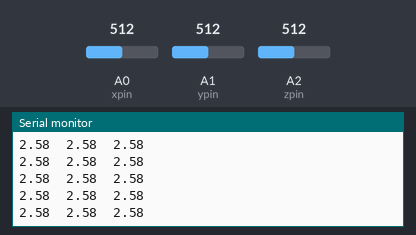
The sketch below on a simulated Arduino Uno, built with avr-gcc and run on an emulated ATmega328P. On the bench: the last lines printed to the serial monitor. The inputs (shaded band) are chosen by the test bench; at power-on: A0 (xpin) = 512, A1 (ypin) = 512, A2 (zpin) = 512.

Above: at 2.2 s.
2.3 s: A0 (xpin) set to 716
At 2.57 s:
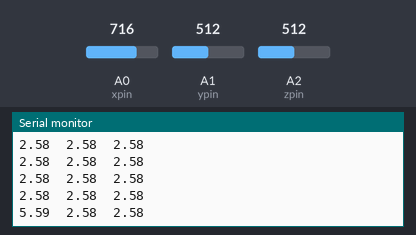
3.8 s: A1 (ypin) set to 716
At 3.98 s:
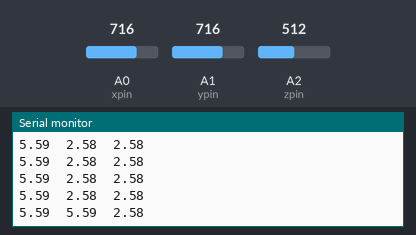
5.3 s: A2 (zpin) set to 716
At 5.39 s:
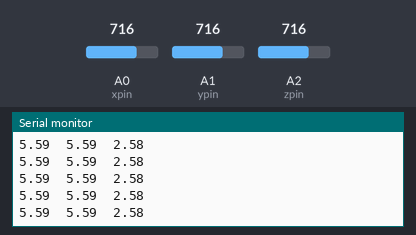
6.8 s: A0 (xpin) set to 900
At 6.8 s:
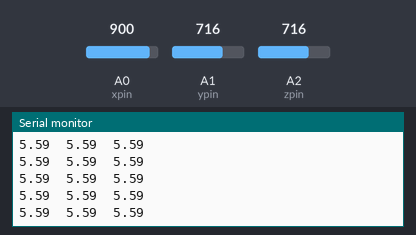
8.3 s: A1 (ypin) set to 900
At 8.41 s:
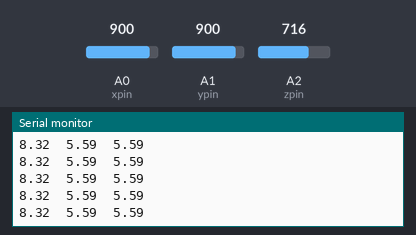
9.8 s: A2 (zpin) set to 900
At 9.83 s:
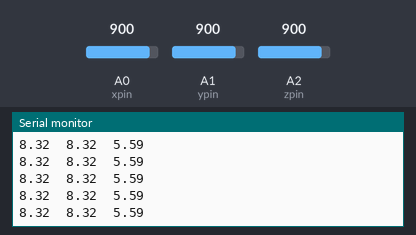
Timing chart, 0 to 12.3 s (numbered marks = the images above; inputs shaded):
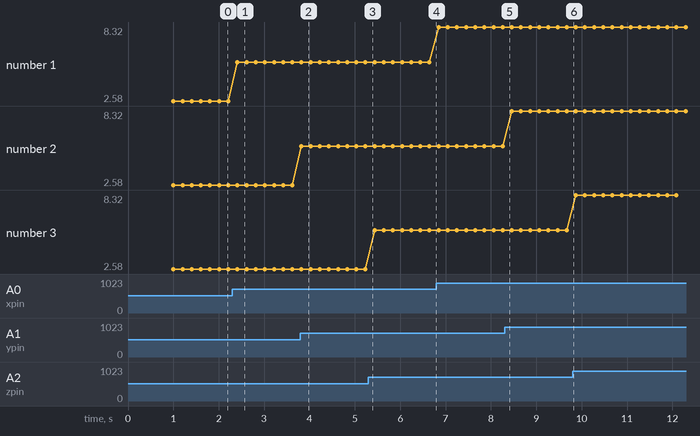

The sketch:

ADXL335_Callibration.ino
```cpp
const int xpin = 0;
const int ypin = 1;
const int zpin = 2;// analog: Z axis output from accelerometer

const float arduino_power_supply = 5;
const float sensor_power_supply = 3.3;
const float zero_g_bias = sensor_power_supply / 2;

void setup() {
 Serial.begin   (9600);
 Serial.print ("x axis g's");
 Serial.print ("\t");
 Serial.print ("y axis g's");
 Serial.print ("\t");
 Serial.print ("z axis g's");
 Serial.println();
 delay(1000);
}
void loop() {
 float voltage_x = (analogRead(xpin)) * arduino_power_supply / 1024;
 float x = (voltage_x - zero_g_bias) * 1000 / 330;
 Serial.print(x);
 Serial.print ("\t");

 float voltage_y = (analogRead(ypin)) * arduino_power_supply / 1024;
 float y = (voltage_y - zero_g_bias) * 1000 / 330;
 Serial.print(y);
 Serial.print ("\t");

 float voltage_z = (analogRead(zpin)) * arduino_power_supply / 1024;
 float z = (voltage_z - zero_g_bias) * 1000 / 330;
 Serial.print(z);

 Serial.println();
 delay(200);
}
```

Measured:
- after the input at 2.3 s, the serial monitor: prints a new line after 0.11 s (image 1)
- after the input at 3.8 s, the serial monitor: prints a new line at once (image 2)
- plotted number 1: 2.58 → 5.59 after the input at 2.3 s, 5.59 → 8.32 after the input at 6.8 s
